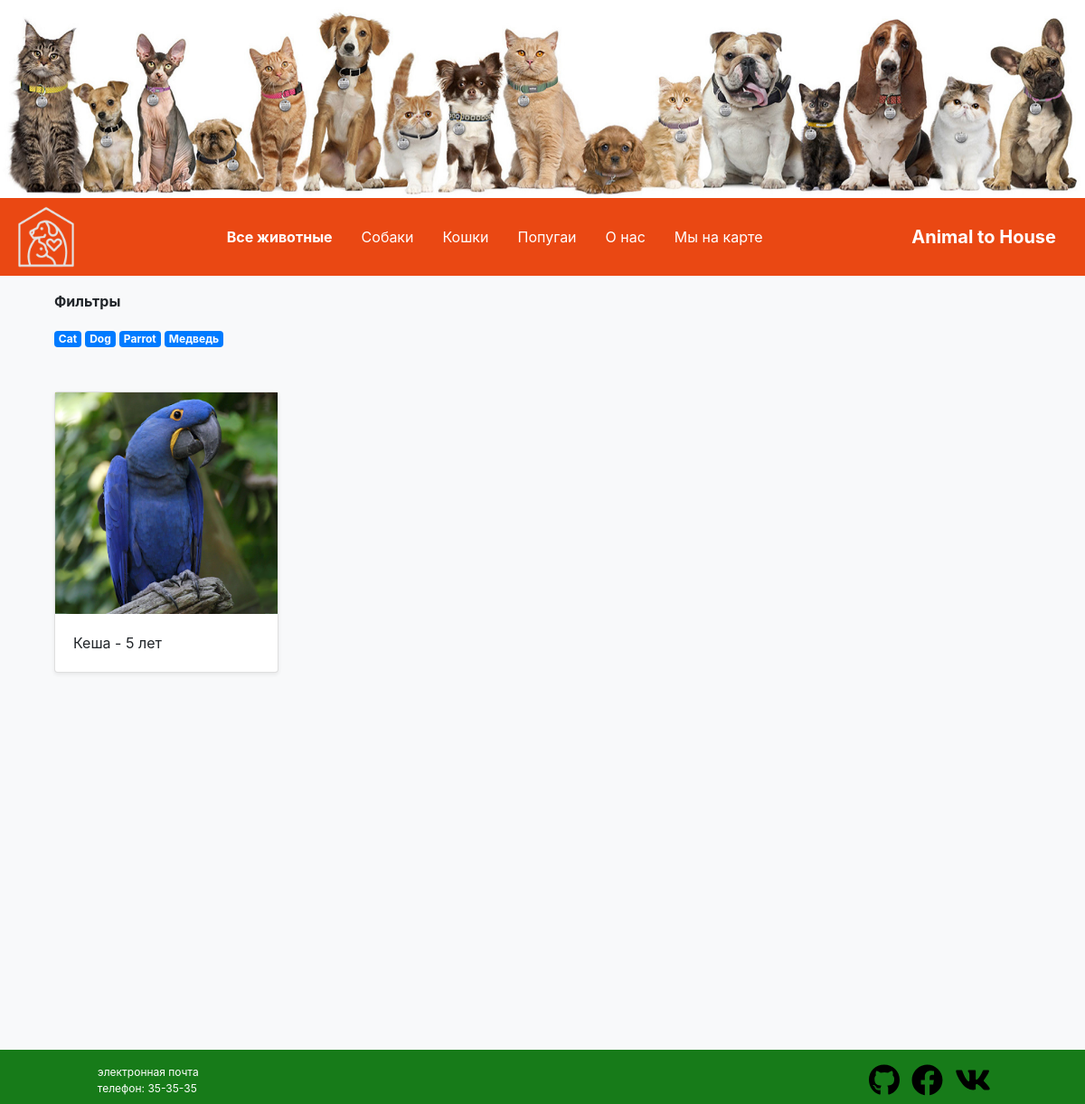
The page /k/Parrot on the database its author committed.
### animal_shelter/models.py (models this page shows, shortened)
class Kind(models.Model):
    name = models.CharField(max_length=50, verbose_name="Вид", null=True, blank=True)
    def __str__(self):
        return self.name

class Pet(models.Model):
    name = models.CharField(max_length=13, verbose_name='Кличка')
    description = models.TextField(verbose_name='О питомце')
    receipt_date = models.DateField(auto_now=True, verbose_name="Поступил")
    face = models.ImageField(upload_to='pets_foto', blank=True, verbose_name="Фотография")
    birth_data = models.DateField(blank=True, null=True, verbose_name='Дата рождения')
    MALE = 'Мальчик'
    FEMALE = 'Девочка'
    GENDER = [(MALE, "Мальчик"), (FEMALE, "Девочка"), ]
    gender = models.CharField(max_length=10, choices=GENDER, verbose_name='Пол', null=True)
    kind = models.ForeignKey(Kind, on_delete=models.CASCADE, null=True, blank=True, verbose_name="Вид")
    @property
    def age(self):
        age = int((datetime.now().date() - self.birth_data).days / 31)
        if age > 12:
            age = int(age / 12)
            last_simbol = age % 10
            if last_simbol == 1:
                return f'{age} год'
            elif last_simbol in (2, 3, 4):
                return f'{age} года'
            elif age % 100 in range(5, 21):
                return f'{age} лет'

### animal_shelter/views.py (the view)
# urls.py: path('k/<str:kind>', KindList.as_view(), name='finder_by_kind'),
class KindList(ListView):
    model = Pet
    template_name = 'base.html'
    def get_context_data(self, **kwargs):
        pets = super().get_context_data(**kwargs)
        name_kind = self.kwargs['kind'].title()
        kind = Kind.objects.filter(name=name_kind).values()
        for id in kind:
            pets['Pets'] = Pet.objects.filter(kind=id['id'])
        pets['kind'] = Kind.objects.all()
        return pets

### animal_shelter/templates/base.html (shortened to what this page needs)
{% extends 'for_base/top.html' %}
{% load static %}
{% block finder_by_kind %}
    <p><b>Фильтры</b></p>
    {% for k in kind %}
        <a href="{% url 'animal_shelter:finder_by_kind' k.name %}"><div class="badge badge-primary">{{ k }}</div></a>
    {% endfor %}
{% endblock %}
{% block contant %}
    <div class="album py-5">
        <div class="container">
            <div class="row">
                {% for pet in Pets %}
                <div class="col-md-3">
                        <div class="card mb-4 shadow-sm" >
                            <a href="{% url 'animal_shelter:pet-detail' pet.id %}">
                            <img src="{{ media }}{{ pet.face }}" alt="{{ pet.name }}" class="w-100">
                            </a>
                            <div class="card-body">
                                <p class="card-text">{{ pet.name }} - {{ pet.age }}</p>
                            </div>
                        </div>
                </div>
                {% endfor %}
            </div>
        </div>
    </div>
{% endblock %}

### rows shown on the page
Kind: name "Cat"
Kind: name "Dog"
Kind: name "Parrot"
Kind: name "Медведь"
Pet: face (picture), name "Кеша", age "5 лет"
